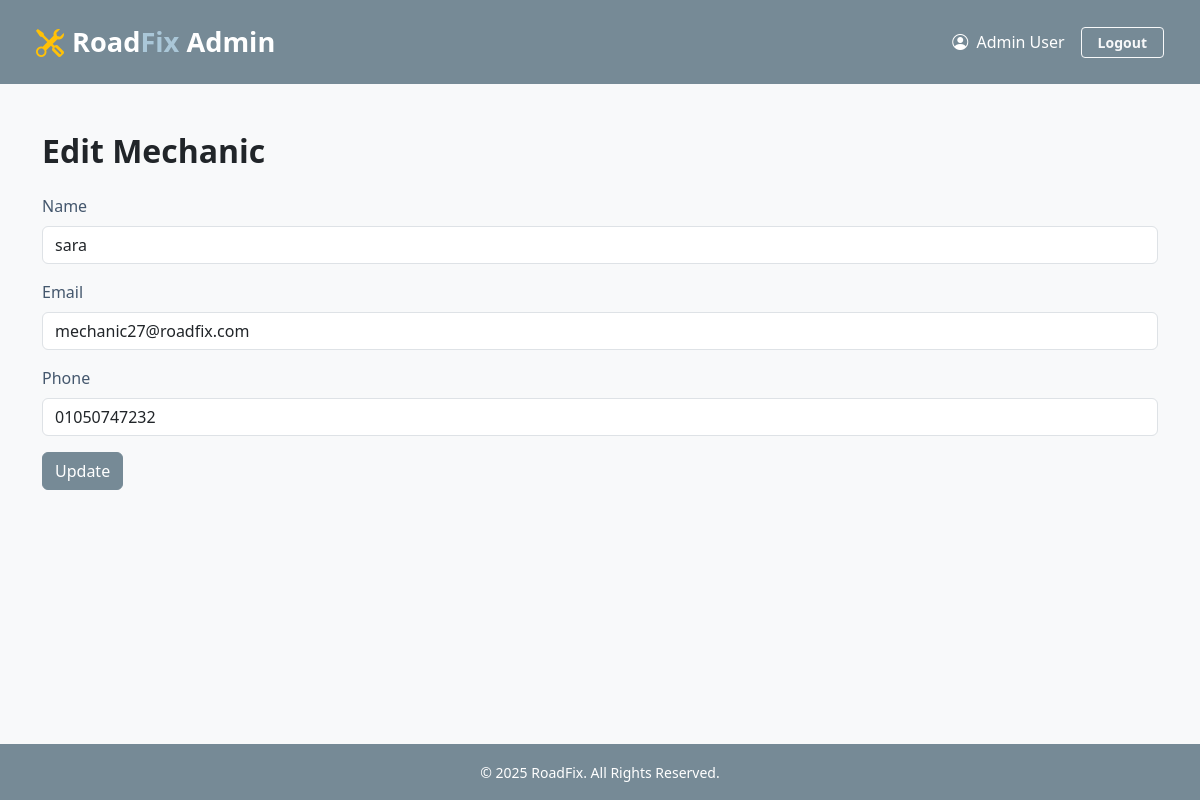
Screenshot of /public/dashboard/admin/users/edit_mechanic.php?id=27 (signed in) with the database file from the repository.
### tables this page shows
CREATE TABLE `users` (
  `id` int(11) NOT NULL,
  `name` varchar(100) NOT NULL,
  `email` varchar(100) NOT NULL,
  `phone` varchar(20) DEFAULT NULL,
  `password` varchar(255) NOT NULL,
  `user_type` enum('admin','mechanic','customer') NOT NULL,
  `role_id` int(11) DEFAULT NULL,
  `status` enum('pending','approved','rejected') DEFAULT 'pending',
  `cv` varchar(255) DEFAULT NULL,
  `availability` enum('available','busy') DEFAULT 'available',
  `latitude` decimal(10,8) DEFAULT NULL,
  `longitude` decimal(11,8) DEFAULT NULL,
  `is_verified` tinyint(1) DEFAULT 0,
  `verification_token` varchar(255) DEFAULT NULL,
  `cv_path` varchar(255) DEFAULT NULL,
  `reset_token` varchar(64) DEFAULT NULL,
  `reset_token_expires_at` datetime DEFAULT NULL
);

### config/Database.php (called while the page is built, shortened)
<?php
class Database {
    private static ?Database $instance = null;
    private mysqli $conn;
    private string $host = "localhost";
    private string $db_name = "car_assist_db";
    private string $username = "root";
    private string $password = "";
    private function __construct() {
        $this->conn = new mysqli($this->host, $this->username, $this->password, $this->db_name);
    }
    public static function getInstance(): Database {
        if (self::$instance === null) {
            self::$instance = new Database();
        }
        return self::$instance;
    }
    public function getConnection(): mysqli {
        return $this->conn;
    }
}

### controllers/admin/MechanicEditController.php (called while the page is built, shortened)
<?php
require_once __DIR__ . '/../../config/Database.php';
class MechanicEditController
{
    private mysqli $conn;
    public function __construct()
    {
        $this->conn = Database::getInstance()->getConnection();
    }
    public function getMechanicById(int $id): ?array
    {
        $stmt = $this->conn->prepare("SELECT * FROM users WHERE id = ? AND user_type = 'mechanic'");
        $stmt->bind_param("i", $id);
        $stmt->execute();
        $result = $stmt->get_result();
        return $result->num_rows > 0 ? $result->fetch_assoc() : null;
    }
}

### public/dashboard/admin/users/edit_mechanic.php (the view, shortened to what this page needs)
<?php
include('../../../../includes/layout/header.php');
require_once('../../../../controllers/admin/MechanicEditController.php');
$controller = new MechanicEditController();
$mechanic_id = $_GET['id'] ?? null;
$mechanic = $controller->getMechanicById((int)$mechanic_id);
?>
<div class="container my-5">
  <h2 class="fw-bold mb-4 text-dark">Edit Mechanic</h2>
  <form method="POST">
    <div class="mb-3">
      <label for="name" class="form-label">Name</label>
      <input type="text" name="name" id="name" class="form-control" value="<?= htmlspecialchars($mechanic['name']) ?>" required>
    </div>
    <div class="mb-3">
      <label for="email" class="form-label">Email</label>
      <input type="email" name="email" id="email" class="form-control" value="<?= htmlspecialchars($mechanic['email']) ?>" required>
    </div>
    <div class="mb-3">
      <label for="phone" class="form-label">Phone</label>
      <input type="text" name="phone" id="phone" class="form-control" value="<?= htmlspecialchars($mechanic['phone']) ?>" required>
    </div>
    <button type="submit" name="update_mechanic" class="btn btn-primary">Update</button>
  </form>
</div>
<?php include('../../../../includes/layout/footer.php'); ?>

### public/assets/css/style.css (style rules this page uses)
:root { --primary: #768A96; --secondary: #AAC7D8; --dark: #29353C; --medium: #44576D; --light: #DFEBF6; --extra-light: #E6E6E6; }
body { background-color: var(--light); font-family: 'Segoe UI', sans-serif; color: var(--medium); }
h1, h2, h3, h4, h5 { color: var(--dark); }
.btn-primary { background-color: var(--primary); border-color: var(--primary); }

### rows the page displays
users: name "sara", email "mechanic27@roadfix.com", phone "01050747232"

### other values shown
$user_type "Admin"
$user_name "Admin User"
